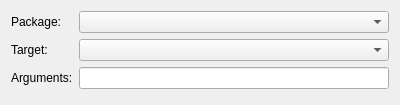
<?xml version="1.0" encoding="UTF-8"?>
<ui version="4.0">
 <class>ROSProjectManager::Internal::ROSGenericStep</class>
 <widget class="QWidget" name="ROSProjectManager::Internal::ROSGenericStep">
  <property name="geometry">
   <rect>
    <x>0</x>
    <y>0</y>
    <width>400</width>
    <height>105</height>
   </rect>
  </property>
  <property name="windowTitle">
   <string>Form</string>
  </property>
  <layout class="QFormLayout" name="formLayout">
   <item row="0" column="0">
    <widget class="QLabel" name="packageLabel">
     <property name="text">
      <string>Package:</string>
     </property>
    </widget>
   </item>
   <item row="0" column="1">
    <widget class="QComboBox" name="packageComboBox">
     <property name="editable">
      <bool>false</bool>
     </property>
    </widget>
   </item>
   <item row="1" column="0">
    <widget class="QLabel" name="targetLabel">
     <property name="text">
      <string>Target:</string>
     </property>
    </widget>
   </item>
   <item row="2" column="0">
    <widget class="QLabel" name="argumentsLabel">
     <property name="text">
      <string>Arguments:</string>
     </property>
    </widget>
   </item>
   <item row="2" column="1">
    <widget class="QLineEdit" name="argumentsLineEdit"/>
   </item>
   <item row="1" column="1">
    <widget class="QComboBox" name="targetComboBox"/>
   </item>
  </layout>
 </widget>
 <resources/>
 <connections/>
</ui>
